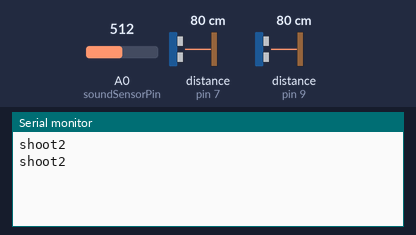
This sketch was run on a simulated Arduino Uno, built with avr-gcc and run on an emulated ATmega328P. Parts: the last lines printed to the serial monitor. Wiring (inferred from the names in the program): 2 × ultrasonic range finder: trigger pin 6, echo pin 7 / trigger pin 8, echo pin 9. The inputs (shaded band) are chosen by the test bench; at power-on: distance to the obstacle (sensors on pin 7, pin 9) 80 cm, A0 (soundSensorPin) = 512. The echo pulse lasts 58.3 µs per cm.

Above: at 1.2 s.
1.3 s: distance to the obstacle (sensor on pin 7) set to 12 cm
At 2.0 s:
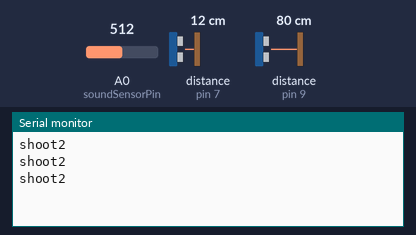
2.8 s: distance to the obstacle (sensor on pin 7) set to 9 cm
At 2.87 s:
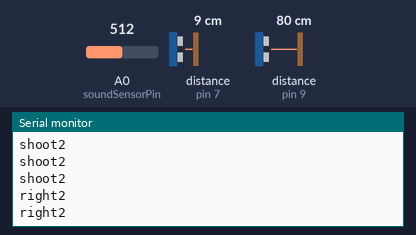
15.6 s: distance to the obstacle (sensor on pin 9) set to 9 cm
At 15.62 s:
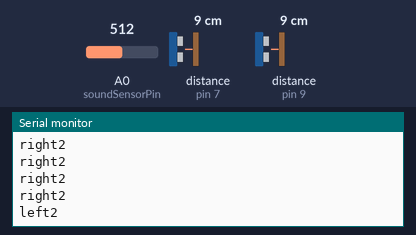
17.1 s: distance to the obstacle (sensor on pin 9) set to 12 cm
At 17.13 s:
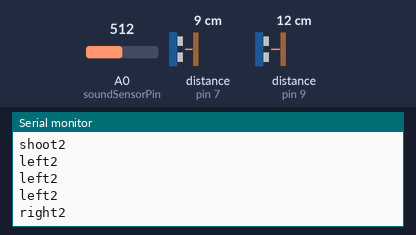

The sketch:

rotatory_encoder_2.ino
```cpp
// 传感器引脚定义
const int trigPinLeft = 8;
const int echoPinLeft = 9;
const int trigPinRight = 6;
const int echoPinRight = 7;
const int soundSensorPin = A0;

// 阈值设置
const int coughThreshold = 50;  // 咳嗽音量
const int handDistanceThreshold = 10;  // 小于15cm认为手在遮挡

// 防抖定时
unsigned long lastCoughTime = 0;
const unsigned long coughCooldown = 500;  // 防连发

void setup() {
    Serial.begin(9600);

    pinMode(trigPinLeft, OUTPUT);
    pinMode(echoPinLeft, INPUT);

    pinMode(trigPinRight, OUTPUT);
    pinMode(echoPinRight, INPUT);

    pinMode(soundSensorPin, INPUT);
}

void loop() {
    // 读取距离和声音
    int leftDistance = getDistance(trigPinLeft, echoPinLeft);
    int rightDistance = getDistance(trigPinRight, echoPinRight);
    int soundLevel = analogRead(soundSensorPin);

    // 判断手势方向
    if (leftDistance < handDistanceThreshold) {
        Serial.println("left2");
    } else if (rightDistance < handDistanceThreshold) {
        Serial.println("right2");
    }

    // 判断咳嗽发射
    if (soundLevel > coughThreshold && millis() - lastCoughTime > coughCooldown) {
        Serial.println("shoot2");
        lastCoughTime = millis();
    }

    delay(50);  // 避免读取过于频繁
}

// 超声波测距函数
int getDistance(int trigPin, int echoPin) {
    digitalWrite(trigPin, LOW);
    delayMicroseconds(2);
    digitalWrite(trigPin, HIGH);
    delayMicroseconds(10);
    digitalWrite(trigPin, LOW);

    long duration = pulseIn(echoPin, HIGH);
    int distance = duration * 0.034 / 2;  // 距离=时间*声速/2

    return distance;
}
```

Measured:
- the behaviour switches between 11 and 10 cm on distance to the obstacle (sensor on pin 7) (found by bisection; images 1 and 2)
- the behaviour switches between 10 and 11 cm on distance to the obstacle (sensor on pin 9) (found by bisection; images 3 and 4)
- after the input at 2.8 s, the serial monitor: prints a new line at once (image 2)
- after the input at 15.6 s, the serial monitor: prints a new line at once (image 3)
